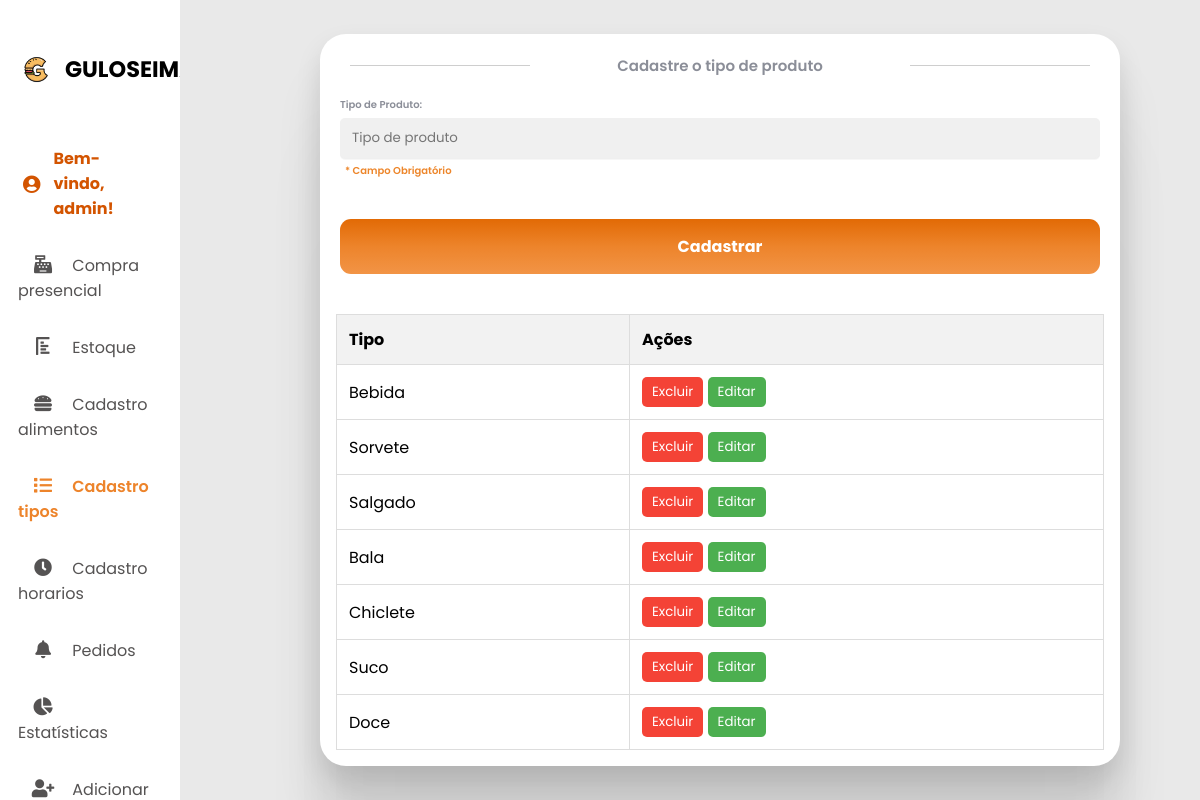
Page /Site/cadastrotipos.php (signed in) on the committed database.
### tables this page shows
CREATE TABLE `tipoproduto` (
  `id` int(11) NOT NULL,
  `tipoProduto` varchar(250) DEFAULT NULL
);

### Site/cadastrotipos.php (the view, shortened to what this page needs)
<?php
require_once 'config.php';
$sql = "SELECT * FROM tipoProduto where id !=1";
$result = $conexao->query($sql);
?>
<!DOCTYPE html>
<html lang="en">
<head>
    <link rel="stylesheet" href="style.css" />
    <link rel="stylesheet" href="https://cdnjs.cloudflare.com/ajax/libs/font-awesome/5.15.4/css/all.min.css" />
    <link rel="stylesheet" href="https://cdnjs.cloudflare.com/ajax/libs/animate.css/4.1.1/animate.min.css">
</head>
<body>
    <div class="container">
        <nav>
            <div class="navbar">
                <div class="logo">
                    <img src="Imagens/GULOSEIMA LOGO NOVO.png" alt>
                    <h1>GULOSEIMA</h1>
                </div>
                <ul>
                    <li class="user-name">
                        <i class="fas fa-user-circle"></i>
                        Bem-vindo, <?php echo $_SESSION['nome']; ?>!
                    </li>
                    <li><a href="compraPresencial.php">
                            <i class="fas fa-solid fa-cash-register"></i>
                            <span class="nav-item">Compra
                                presencial</span>
                        </a>
                    </li>
                    <li><a href="cardapioAlimentos.php">
                            <i class="fas fa-solid fa-chart-bar fa-rotate-90"></i>
                            <span class="nav-item">Estoque</span>
                        </a>
                    </li>
                    <li><a href="cadastroAlimentos.php">
                            <i class="fas fa-solid fa-hamburger"></i>
                            <span class="nav-item">Cadastro alimentos</span>
                        </a>
                    </li>
                    <li><a href="cadastrotipos.php">
                            <i class="fas fa-solid fa-list" style="color: #ed842b;"></i>
                            <span class="nav-item" style="color: #ed842b; font-weight: 600;">Cadastro tipos </span>
                        </a>
                    </li>
                    <li><a href="cadastrohorarios.php">
                            <i class="fas fa-solid fa-clock"></i>
                            <span class="nav-item">Cadastro horarios</span>
                        </a>
                    </li>
                    <li><a href="Pedidos.php">
                            <i class="fas fa-solid fa-bell"></i>
                            <span class="nav-item">Pedidos</span>
                        </a>
                    </li>
                    <li><a href="telaGraficos.php">
                            <i class="fas fa-solid fa-chart-pie"></i>
                            <span class="nav-item">Estatísticas</span>
                        </a>
                    </li>
                    <?php if (isset($_SESSION['id']) && $_SESSION['id'] == 1) { ?>
                        <li><a href="adicionarAdmin.php">
                                <i class="fas fa-solid fa-user-plus"></i>
                                <span class="nav-item">Adicionar Admin</span>
                            </a>
                        </li>
                    <?php } ?>
                </ul>
            </div>
        </nav>
        <section style="
            top: 50%;
            left: 60%;
            transform: translate(-50%, -50%);
            position: absolute;
            padding: 20px;
            border-radius: 20px; ">
            <div class="modal" style=" max-height: 97vh;
                overflow-y: auto;
                animation: pulse;
                animation-duration: 1.5s; ">
                <form class="form" method="POST" action="<?php echo $_SERVER['PHP_SELF']; ?>" enctype="multipart/form-data">
                    <div class="separator">
                        <hr class="line">
                        <p>Cadastre o tipo de produto</p>
                        <hr class="line">
                    </div>
                    <div class="credit-card-info--form">
                        <div class="input_container">
                            <label for="password_field" class="input_label">Tipo de Produto:</label>
                            <input id="password_field" class="input_field" type="text" name="tipoProduto" title="Input title" placeholder="Tipo de produto" required>
                            <label for="password_field" class="input_label" style="padding-left: 5px; color: #ed862b;">* Campo Obrigatório</label>
                        </div>
                    </div>
                    <button class="btn" type="submit">Cadastrar</button>
                </form>
                <table>
                    <thead>
                        <tr>
                            <th>Tipo</th>
                            <th>Ações</th>
                        </tr>
                    </thead>
                    <tbody>
                        <?php while ($row = $result->fetch_assoc()): ?>
                            <tr id="prod-<?php echo $row['id']; ?>">
                                <td class="tipoProduto"><?php echo $row["tipoProduto"]; ?></td>
                                <td>
                                    <form method='POST' action='<?php echo $_SERVER['PHP_SELF']; ?>' style='display: inline;'>
                                        <button type="button" class="action-btn delete-btn" onclick='confirmDelete(<?php echo $row["id"]; ?>)'>Excluir</button>
                                    </form>
                                    <button class='action-btn edit-btn' onclick='editProduto(<?php echo $row["id"]; ?>)'>Editar</button>
                                </td>
                            </tr>
                        <?php endwhile; ?>
                    </tbody>
                </table>
            </div>
    </div>
</body>
</html>

### Site/style.css (style rules this page uses)
* { margin: 0; padding: 0; outline: none; border: none; text-decoration: none; list-style: none; box-sizing: border-box; font-family: "Poppins", sans-serif; }
body { background: rgb(233, 233, 233); overflow-x: hidden; }
.container { display: flex; width: 100%; margin: auto; height: auto; z-index: 10; }
nav { position: sticky; top: 0; left: 0; bottom: 0; width: 15%; height: 110vh; background: #fff; overflow-y: auto; z-index: 10; max-height: 100vh; }
.navbar { width: 80%; margin: 0 auto; z-index: 10; }
.logo { margin: 2rem 0 2.5rem 0; padding-bottom: 0rem; display: flex; align-items: center; width: 2rem; }
.logo img { width: 37px; height: 37px; border-radius: 50%; }
.logo h1 { margin-right: 15rem; text-transform: uppercase; font-size: 1.4rem; }
ul { margin: 0 auto; }
li { padding-bottom: 2rem; }
li a { font-size: 16px; color: rgb(85, 83, 83); }
nav i { width: 50px; font-size: 18px; text-align: center; }
h1 { margin: 20px 10px; }
.input_field { width: auto; height: 40px; padding: 0 0 0 16px; border-radius: 9px; outline: none; background-color: #f0f0f0; transition: all 0.3s cubic-bezier(0.15, 0.83, 0.66, 1); padding: 0 0 0 12px; border-radius: 5px; outline: none; filter: drop-shadow(0px 1px 0px #efefef) drop-shadow(0px 1px 0.5px rgba(239, 239, 239, 0.5)); transition: all 0.3s cubic-bezier(0.15, 0.83, 0.66, 1); }
.modal { width: fit-content; height: fit-content; background: #FFFFFF; box-shadow: 0px 187px 75px rgba(0, 0, 0, 0.01), 0px 105px 63px rgba(0, 0, 0, 0.05), 0px 47px 47px rgba(0, 0, 0, 0.09), 0px 12px 26px rgba(0, 0, 0, 0.1), 0px 0px 0px rgba(0, 0, 0, 0.1); border-radius: 26px; }
.form { display: flex; flex-direction: column; gap: 20px; padding: 20px; }
.separator { width: calc(100% - 20px); display: grid; grid-template-columns: 1fr 2fr 1fr; gap: 10px; color: #8B8E98; margin: 0 10px; }
.separator>p { word-break: keep-all; display: block; text-align: center; font-weight: 600; font-size: 15px; margin: auto; }
.separator .line { display: inline-block; width: 100%; height: 1px; border: 0; background-color: #cecece; margin: auto; }
.credit-card-info--form { display: flex; flex-direction: column; gap: 15px; }
.input_container { width: 100%; height: fit-content; display: flex; flex-direction: column; gap: 5px; }
.input_label { font-size: 10px; color: #8B8E98; font-weight: 600; }
.btn { height: 55px; background: #F2F2F2; border-radius: 11px; border: 0; outline: none; color: #ffffff; font-size: 16px; font-weight: 700; background: linear-gradient(0deg, #f29446 0%, #ed842b 50%, #E26A05 100%); box-shadow: 0px 0px 0px 0px #FFFFFF, 0px 0px 0px 0px #000000; transition: all 0.3s cubic-bezier(0.15, 0.83, 0.66, 1); padding-left: 50px; padding-right: 50px; margin-top: 10px; cursor: pointer; }

### Site/cadastrotipos.php (style rules this page uses)
body { overflow: hidden; }
.user-name { color: #D35400; font-weight: bold; margin-right: 20px; display: flex; align-items: center; }
.user-name i { margin-right: 8px; }
table { width: 96%; margin: 2%; border-collapse: collapse; margin-top: 20px; }
table, th, td { border: 1px solid #ddd; }
th, td { padding: 12px; text-align: left; }
th { background-color: #f2f2f2; }
.action-btn { padding: 5px 10px; border: none; border-radius: 5px; cursor: pointer; }
.edit-btn { background-color: #4CAF50; color: white; }
.delete-btn { background-color: #f44336; color: white; }
.btn { margin-top: 20px; padding: 10px 20px; background-color: #D35400; color: white; border: none; border-radius: 11px; cursor: pointer; }
.modal { width: fit-content; height: fit-content; background: #FFFFFF; box-shadow: 0px 187px 75px rgba(0, 0, 0, 0.01), 0px 105px 63px rgba(0, 0, 0, 0.05), 0px 47px 47px rgba(0, 0, 0, 0.09), 0px 12px 26px rgba(0, 0, 0, 0.1), 0px 0px 0px rgba(0, 0, 0, 0.1); border-radius: 26px; width: 800px; }

### rows in the picture
tipoproduto: tipoProduto "Bebida"
tipoproduto: tipoProduto "Sorvete"
tipoproduto: tipoProduto "Salgado"
tipoproduto: tipoProduto "Bala"
tipoproduto: tipoProduto "Chiclete"
tipoproduto: tipoProduto "Suco"
tipoproduto: tipoProduto "Doce"

### other values in the picture
$_SESSION['nome'] "admin"
